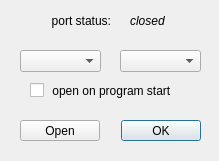
<?xml version="1.0" encoding="UTF-8"?>
<ui version="4.0">
 <class>DlgSerialPort</class>
 <widget class="QDialog" name="DlgSerialPort">
  <property name="geometry">
   <rect>
    <x>0</x>
    <y>0</y>
    <width>219</width>
    <height>161</height>
   </rect>
  </property>
  <property name="windowTitle">
   <string>Serial Port</string>
  </property>
  <widget class="QDialogButtonBox" name="buttonBox">
   <property name="geometry">
    <rect>
     <x>110</x>
     <y>120</y>
     <width>91</width>
     <height>21</height>
    </rect>
   </property>
   <property name="orientation">
    <enum>Qt::Horizontal</enum>
   </property>
   <property name="standardButtons">
    <set>QDialogButtonBox::Ok</set>
   </property>
  </widget>
  <widget class="QLabel" name="label">
   <property name="geometry">
    <rect>
     <x>30</x>
     <y>10</y>
     <width>81</width>
     <height>21</height>
    </rect>
   </property>
   <property name="text">
    <string>port status:</string>
   </property>
   <property name="alignment">
    <set>Qt::AlignRight|Qt::AlignTrailing|Qt::AlignVCenter</set>
   </property>
  </widget>
  <widget class="QLabel" name="txtStatus">
   <property name="geometry">
    <rect>
     <x>130</x>
     <y>10</y>
     <width>61</width>
     <height>21</height>
    </rect>
   </property>
   <property name="font">
    <font>
     <italic>true</italic>
    </font>
   </property>
   <property name="text">
    <string>closed</string>
   </property>
  </widget>
  <widget class="QCheckBox" name="checkStartup">
   <property name="geometry">
    <rect>
     <x>30</x>
     <y>80</y>
     <width>191</width>
     <height>21</height>
    </rect>
   </property>
   <property name="text">
    <string> open on program start</string>
   </property>
  </widget>
  <widget class="QComboBox" name="comboPort">
   <property name="geometry">
    <rect>
     <x>20</x>
     <y>50</y>
     <width>81</width>
     <height>22</height>
    </rect>
   </property>
  </widget>
  <widget class="QPushButton" name="btnOpen">
   <property name="geometry">
    <rect>
     <x>20</x>
     <y>120</y>
     <width>80</width>
     <height>21</height>
    </rect>
   </property>
   <property name="text">
    <string>Open</string>
   </property>
  </widget>
  <widget class="QComboBox" name="comboBaudRate">
   <property name="geometry">
    <rect>
     <x>120</x>
     <y>50</y>
     <width>81</width>
     <height>22</height>
    </rect>
   </property>
  </widget>
 </widget>
 <resources/>
 <connections>
  <connection>
   <sender>buttonBox</sender>
   <signal>accepted()</signal>
   <receiver>DlgSerialPort</receiver>
   <slot>accept()</slot>
   <hints>
    <hint type="sourcelabel">
     <x>248</x>
     <y>254</y>
    </hint>
    <hint type="destinationlabel">
     <x>157</x>
     <y>274</y>
    </hint>
   </hints>
  </connection>
  <connection>
   <sender>buttonBox</sender>
   <signal>rejected()</signal>
   <receiver>DlgSerialPort</receiver>
   <slot>reject()</slot>
   <hints>
    <hint type="sourcelabel">
     <x>316</x>
     <y>260</y>
    </hint>
    <hint type="destinationlabel">
     <x>286</x>
     <y>274</y>
    </hint>
   </hints>
  </connection>
 </connections>
</ui>
